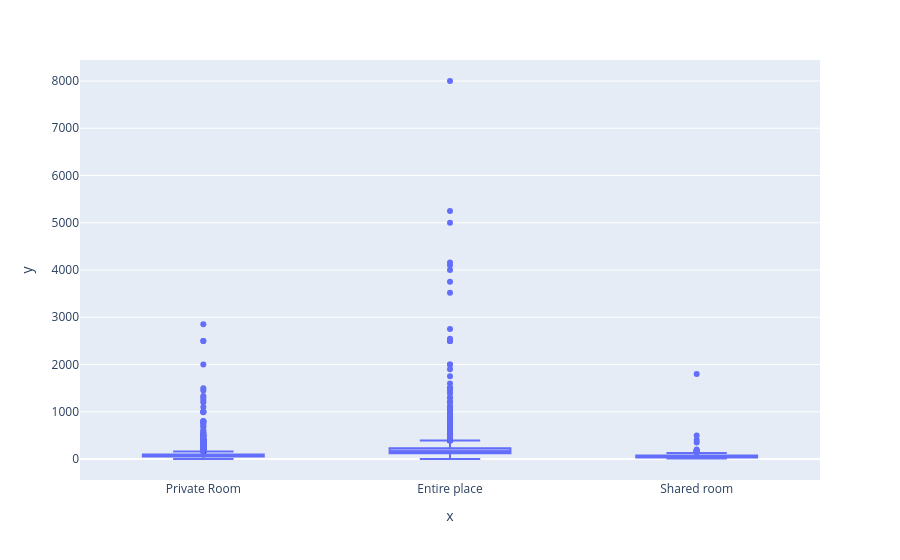

Notebook code cell kept with this figure:
### Code cell
fig = px.box(x = airbnb['room_type'], y = airbnb['price'])
fig.show()

### Figure 1 — Plotly figure (JSON) as saved in the notebook; plotly's stock layout.template omitted (floating-point values rounded to 4 significant figures; data arrays with more than 128 entries replaced by an {"elided": "..."} marker saying what was removed)
{"data": [{"alignmentgroup": "True", "hovertemplate": "x=%{x}<br>y=%{y}<extra></extra>", "legendgroup": "", "marker": {"color": "#636efa"}, "name": "", "notched": false, "offsetgroup": "", "orientation": "v", "showlegend": false, "type": "box", "x": {"elided": "10016 str values"}, "x0": " ", "xaxis": "x", "y": {"elided": "10016 float values"}, "y0": " ", "yaxis": "y"}], "layout": {"boxmode": "group", "legend": {"tracegroupgap": 0}, "margin": {"t": 60}, "xaxis": {"anchor": "y", "domain": [0, 1], "title": {"text": "x"}}, "yaxis": {"anchor": "x", "domain": [0, 1], "title": {"text": "y"}}}}
